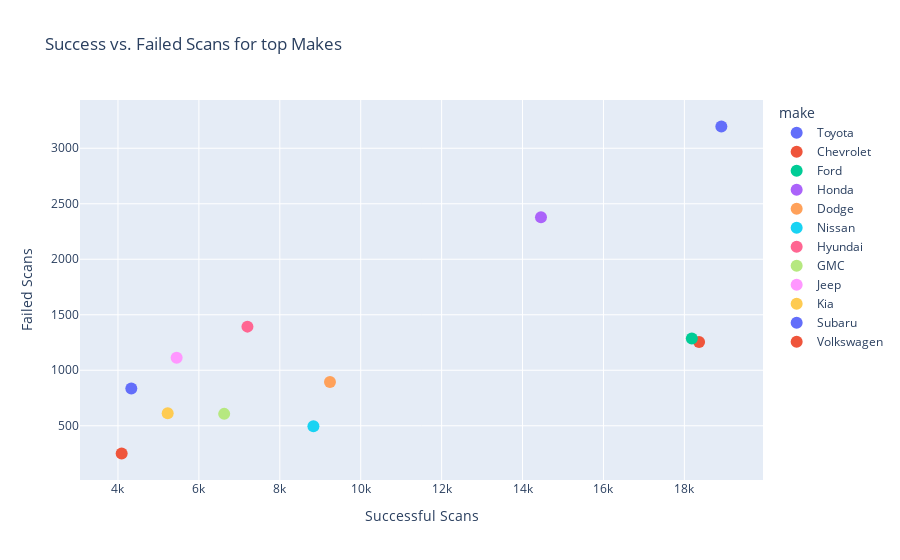

The cell this chart's notebook holds for it:
### Code cell
df_top12 = make_results_df.sort_values(by='total', ascending=False).head(12)
#df_top12.reset_index(inplace=True)

fig = px.scatter(
    df_top12,
    x=1,       # Successful scans
    y=0,        # Failed scans
    hover_name='make',       # On hover, show the make
    hover_data=['total', 'success_rate', 'failure_rate'],  # Additional info
    title="Success vs. Failed Scans for top Makes",
    color='make',
    labels={'1': 'Successful Scans', '0': 'Failed Scans'}
)

fig.update_traces(marker=dict(size=12), textposition='top center')
fig.show()

### Figure 1 — Plotly figure (JSON) as saved in the notebook; plotly's stock layout.template omitted (floating-point values rounded to 4 significant figures)
{"data": [{"customdata": [[22110, 85.55, 14.45]], "hovertemplate": "<b>%{hovertext}</b><br><br>make=Toyota<br>Successful Scans=%{x}<br>Failed Scans=%{y}<br>total=%{customdata[0]}<br>success_rate=%{customdata[1]}<br>failure_rate=%{customdata[2]}<extra></extra>", "hovertext": ["Toyota"], "legendgroup": "Toyota", "marker": {"color": "#636efa", "size": 12, "symbol": "circle"}, "mode": "markers", "name": "Toyota", "orientation": "v", "showlegend": true, "textposition": "top center", "type": "scatter", "x": [18914], "xaxis": "x", "y": [3196], "yaxis": "y"}, {"customdata": [[19618, 93.6, 6.397]], "hovertemplate": "<b>%{hovertext}</b><br><br>make=Chevrolet<br>Successful Scans=%{x}<br>Failed Scans=%{y}<br>total=%{customdata[0]}<br>success_rate=%{customdata[1]}<br>failure_rate=%{customdata[2]}<extra></extra>", "hovertext": ["Chevrolet"], "legendgroup": "Chevrolet", "marker": {"color": "#EF553B", "size": 12, "symbol": "circle"}, "mode": "markers", "name": "Chevrolet", "orientation": "v", "showlegend": true, "textposition": "top center", "type": "scatter", "x": [18363], "xaxis": "x", "y": [1255], "yaxis": "y"}, {"customdata": [[19470, 93.39, 6.605]], "hovertemplate": "<b>%{hovertext}</b><br><br>make=Ford<br>Successful Scans=%{x}<br>Failed Scans=%{y}<br>total=%{customdata[0]}<br>success_rate=%{customdata[1]}<br>failure_rate=%{customdata[2]}<extra></extra>", "hovertext": ["Ford"], "legendgroup": "Ford", "marker": {"color": "#00cc96", "size": 12, "symbol": "circle"}, "mode": "markers", "name": "Ford", "orientation": "v", "showlegend": true, "textposition": "top center", "type": "scatter", "x": [18184], "xaxis": "x", "y": [1286], "yaxis": "y"}, {"customdata": [[16834, 85.87, 14.13]], "hovertemplate": "<b>%{hovertext}</b><br><br>make=Honda<br>Successful Scans=%{x}<br>Failed Scans=%{y}<br>total=%{customdata[0]}<br>success_rate=%{customdata[1]}<br>failure_rate=%{customdata[2]}<extra></extra>", "hovertext": ["Honda"], "legendgroup": "Honda", "marker": {"color": "#ab63fa", "size": 12, "symbol": "circle"}, "mode": "markers", "name": "Honda", "orientation": "v", "showlegend": true, "textposition": "top center", "type": "scatter", "x": [14456], "xaxis": "x", "y": [2378], "yaxis": "y"}, {"customdata": [[10134, 91.18, 8.822]], "hovertemplate": "<b>%{hovertext}</b><br><br>make=Dodge<br>Successful Scans=%{x}<br>Failed Scans=%{y}<br>total=%{customdata[0]}<br>success_rate=%{customdata[1]}<br>failure_rate=%{customdata[2]}<extra></extra>", "hovertext": ["Dodge"], "legendgroup": "Dodge", "marker": {"color": "#FFA15A", "size": 12, "symbol": "circle"}, "mode": "markers", "name": "Dodge", "orientation": "v", "showlegend": true, "textposition": "top center", "type": "scatter", "x": [9240], "xaxis": "x", "y": [894], "yaxis": "y"}, {"customdata": [[9327, 94.68, 5.318]], "hovertemplate": "<b>%{hovertext}</b><br><br>make=Nissan<br>Successful Scans=%{x}<br>Failed Scans=%{y}<br>total=%{customdata[0]}<br>success_rate=%{customdata[1]}<br>failure_rate=%{customdata[2]}<extra></extra>", "hovertext": ["Nissan"], "legendgroup": "Nissan", "marker": {"color": "#19d3f3", "size": 12, "symbol": "circle"}, "mode": "markers", "name": "Nissan", "orientation": "v", "showlegend": true, "textposition": "top center", "type": "scatter", "x": [8831], "xaxis": "x", "y": [496], "yaxis": "y"}, {"customdata": [[8593, 83.79, 16.21]], "hovertemplate": "<b>%{hovertext}</b><br><br>make=Hyundai<br>Successful Scans=%{x}<br>Failed Scans=%{y}<br>total=%{customdata[0]}<br>success_rate=%{customdata[1]}<br>failure_rate=%{customdata[2]}<extra></extra>", "hovertext": ["Hyundai"], "legendgroup": "Hyundai", "marker": {"color": "#FF6692", "size": 12, "symbol": "circle"}, "mode": "markers", "name": "Hyundai", "orientation": "v", "showlegend": true, "textposition": "top center", "type": "scatter", "x": [7200], "xaxis": "x", "y": [1393], "yaxis": "y"}, {"customdata": [[7232, 91.61, 8.393]], "hovertemplate": "<b>%{hovertext}</b><br><br>make=GMC<br>Successful Scans=%{x}<br>Failed Scans=%{y}<br>total=%{customdata[0]}<br>success_rate=%{customdata[1]}<br>failure_rate=%{customdata[2]}<extra></extra>", "hovertext": ["GMC"], "legendgroup": "GMC", "marker": {"color": "#B6E880", "size": 12, "symbol": "circle"}, "mode": "markers", "name": "GMC", "orientation": "v", "showlegend": true, "textposition": "top center", "type": "scatter", "x": [6625], "xaxis": "x", "y": [607], "yaxis": "y"}, {"customdata": [[6563, 83.04, 16.96]], "hovertemplate": "<b>%{hovertext}</b><br><br>make=Jeep<br>Successful Scans=%{x}<br>Failed Scans=%{y}<br>total=%{customdata[0]}<br>success_rate=%{customdata[1]}<br>failure_rate=%{customdata[2]}<extra></extra>", "hovertext": ["Jeep"], "legendgroup": "Jeep", "marker": {"color": "#FF97FF", "size": 12, "symbol": "circle"}, "mode": "markers", "name": "Jeep", "orientation": "v", "showlegend": true, "textposition": "top center", "type": "scatter", "x": [5450], "xaxis": "x", "y": [1113], "yaxis": "y"}, {"customdata": [[5842, 89.51, 10.49]], "hovertemplate": "<b>%{hovertext}</b><br><br>make=Kia<br>Successful Scans=%{x}<br>Failed Scans=%{y}<br>total=%{customdata[0]}<br>success_rate=%{customdata[1]}<br>failure_rate=%{customdata[2]}<extra></extra>", "hovertext": ["Kia"], "legendgroup": "Kia", "marker": {"color": "#FECB52", "size": 12, "symbol": "circle"}, "mode": "markers", "name": "Kia", "orientation": "v", "showlegend": true, "textposition": "top center", "type": "scatter", "x": [5229], "xaxis": "x", "y": [613], "yaxis": "y"}, {"customdata": [[5165, 83.83, 16.17]], "hovertemplate": "<b>%{hovertext}</b><br><br>make=Subaru<br>Successful Scans=%{x}<br>Failed Scans=%{y}<br>total=%{customdata[0]}<br>success_rate=%{customdata[1]}<br>failure_rate=%{customdata[2]}<extra></extra>", "hovertext": ["Subaru"], "legendgroup": "Subaru", "marker": {"color": "#636efa", "size": 12, "symbol": "circle"}, "mode": "markers", "name": "Subaru", "orientation": "v", "showlegend": true, "textposition": "top center", "type": "scatter", "x": [4330], "xaxis": "x", "y": [835], "yaxis": "y"}, {"customdata": [[4341, 94.24, 5.759]], "hovertemplate": "<b>%{hovertext}</b><br><br>make=Volkswagen<br>Successful Scans=%{x}<br>Failed Scans=%{y}<br>total=%{customdata[0]}<br>success_rate=%{customdata[1]}<br>failure_rate=%{customdata[2]}<extra></extra>", "hovertext": ["Volkswagen"], "legendgroup": "Volkswagen", "marker": {"color": "#EF553B", "size": 12, "symbol": "circle"}, "mode": "markers", "name": "Volkswagen", "orientation": "v", "showlegend": true, "textposition": "top center", "type": "scatter", "x": [4091], "xaxis": "x", "y": [250], "yaxis": "y"}], "layout": {"legend": {"title": {"text": "make"}, "tracegroupgap": 0}, "title": {"text": "Success vs. Failed Scans for top Makes"}, "xaxis": {"anchor": "y", "domain": [0, 1], "title": {"text": "Successful Scans"}}, "yaxis": {"anchor": "x", "domain": [0, 1], "title": {"text": "Failed Scans"}}}}
